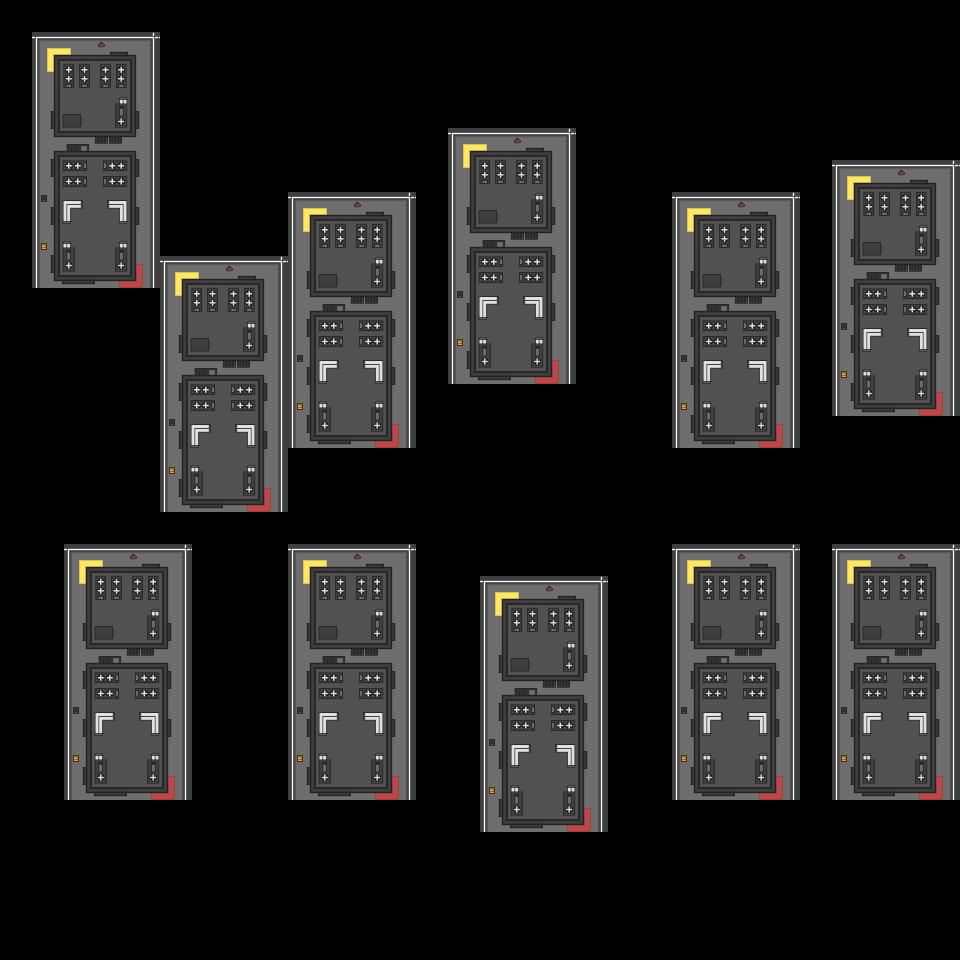

Tiled map render using the project's own tile images. Description and the whole map definition, tile-layer contents included, below:
An orthogonal 30x30 tile map with 32x32 px tiles, 1 tile layer (Calque de Tuiles 1).

<map version="1.10" tiledversion="1.10.2" orientation="orthogonal" renderorder="right-down" width="30" height="30" tilewidth="32" tileheight="32" infinite="0" nextlayerid="2" nextobjectid="1">
 <tileset firstgid="1" source="batiment_map.tsx" />
 <layer id="1" name="Calque de Tuiles 1" width="30" height="30">
  <data encoding="csv">
0,0,0,0,0,0,0,0,0,0,0,0,0,0,0,0,0,0,0,0,0,0,0,0,0,0,0,0,0,0,
0,352,353,354,355,0,0,0,0,0,0,0,0,0,0,0,0,0,0,0,0,0,0,0,0,0,0,0,0,0,
0,378,379,380,381,0,0,0,0,0,0,0,0,0,0,0,0,0,0,0,0,0,0,0,0,0,0,0,0,0,
0,404,405,406,407,0,0,0,0,0,0,0,0,0,0,0,0,0,0,0,0,0,0,0,0,0,0,0,0,0,
0,430,431,432,433,0,0,0,0,0,0,0,0,0,352,353,354,355,0,0,0,0,0,0,0,0,0,0,0,0,
0,456,457,458,459,0,0,0,0,0,0,0,0,0,378,379,380,381,0,0,0,0,0,0,0,0,352,353,354,355,
0,482,483,484,485,0,0,0,0,352,353,354,355,0,404,405,406,407,0,0,0,352,353,354,355,0,378,379,380,381,
0,508,509,510,511,0,0,0,0,378,379,380,381,0,430,431,432,433,0,0,0,378,379,380,381,0,404,405,406,407,
0,534,535,536,537,352,353,354,355,404,405,406,407,0,456,457,458,459,0,0,0,404,405,406,407,0,430,431,432,433,
0,0,0,0,0,378,379,380,381,430,431,432,433,0,482,483,484,485,0,0,0,430,431,432,433,0,456,457,458,459,
0,0,0,0,0,404,405,406,407,456,457,458,459,0,508,509,510,511,0,0,0,456,457,458,459,0,482,483,484,485,
0,0,0,0,0,430,431,432,433,482,483,484,485,0,534,535,536,537,0,0,0,482,483,484,485,0,508,509,510,511,
0,0,0,0,0,456,457,458,459,508,509,510,511,0,0,0,0,0,0,0,0,508,509,510,511,0,534,535,536,537,
0,0,0,0,0,482,483,484,485,534,535,536,537,0,0,0,0,0,0,0,0,534,535,536,537,0,0,0,0,0,
0,0,0,0,0,508,509,510,511,0,0,0,0,0,0,0,0,0,0,0,0,0,0,0,0,0,0,0,0,0,
0,0,0,0,0,534,535,536,537,0,0,0,0,0,0,0,0,0,0,0,0,0,0,0,0,0,0,0,0,0,
0,0,0,0,0,0,0,0,0,0,0,0,0,0,0,0,0,0,0,0,0,0,0,0,0,0,0,0,0,0,
0,0,352,353,354,355,0,0,0,352,353,354,355,0,0,0,0,0,0,0,0,352,353,354,355,0,352,353,354,355,
0,0,378,379,380,381,0,0,0,378,379,380,381,0,0,352,353,354,355,0,0,378,379,380,381,0,378,379,380,381,
0,0,404,405,406,407,0,0,0,404,405,406,407,0,0,378,379,380,381,0,0,404,405,406,407,0,404,405,406,407,
0,0,430,431,432,433,0,0,0,430,431,432,433,0,0,404,405,406,407,0,0,430,431,432,433,0,430,431,432,433,
0,0,456,457,458,459,0,0,0,456,457,458,459,0,0,430,431,432,433,0,0,456,457,458,459,0,456,457,458,459,
0,0,482,483,484,485,0,0,0,482,483,484,485,0,0,456,457,458,459,0,0,482,483,484,485,0,482,483,484,485,
0,0,508,509,510,511,0,0,0,508,509,510,511,0,0,482,483,484,485,0,0,508,509,510,511,0,508,509,510,511,
0,0,534,535,536,537,0,0,0,534,535,536,537,0,0,508,509,510,511,0,0,534,535,536,537,0,534,535,536,537,
0,0,0,0,0,0,0,0,0,0,0,0,0,0,0,534,535,536,537,0,0,0,0,0,0,0,0,0,0,0,
0,0,0,0,0,0,0,0,0,0,0,0,0,0,0,0,0,0,0,0,0,0,0,0,0,0,0,0,0,0,
0,0,0,0,0,0,0,0,0,0,0,0,0,0,0,0,0,0,0,0,0,0,0,0,0,0,0,0,0,0,
0,0,0,0,0,0,0,0,0,0,0,0,0,0,0,0,0,0,0,0,0,0,0,0,0,0,0,0,0,0,
0,0,0,0,0,0,0,0,0,0,0,0,0,0,0,0,0,0,0,0,0,0,0,0,0,0,0,0,0,0
</data>
 </layer>
</map>